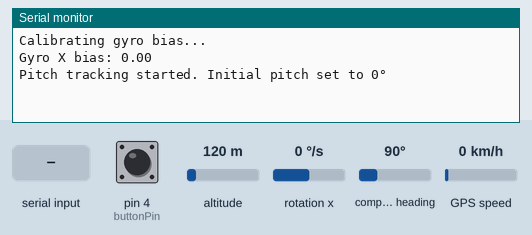
This sketch was run on a simulated Arduino Uno, built with avr-gcc and run on an emulated ATmega328P. Shown: the last lines printed to the serial monitor. Wiring (inferred from the names in the program): MPU-6050 motion sensor at I2C address 0x68. Inputs (shaded band) come from the test bench; at power-on: rotation x 0 °/s, pin 4 (buttonPin) HIGH, altitude 120 m, compass heading 90°, GPS speed 0 km/h. The GPS gets a fix after 3 s at 37.7749, -122.4194 with 8 satellites.

Above: at 2.4 s.
2.5 s: rotation x set to -192 °/s
At 3.8 s:
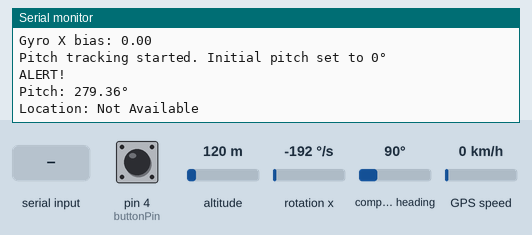
4.2 s: pin 4 (buttonPin) pulled LOW for 1 s
At 5.8 s:
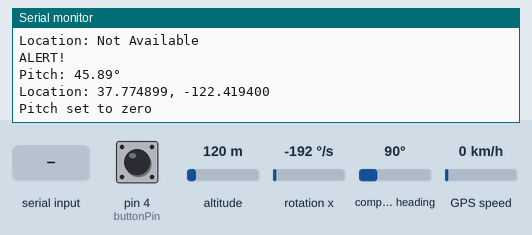
6.7 s: "1" received over the second serial link
8.2 s: altitude set to 20 m
At 9.1 s:
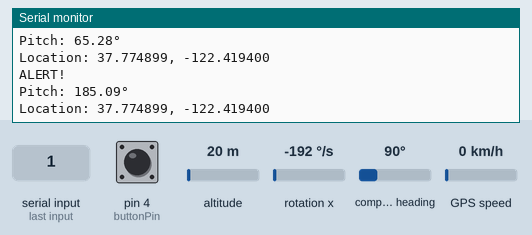
9.7 s: compass heading set to 7°
At 10.7 s:
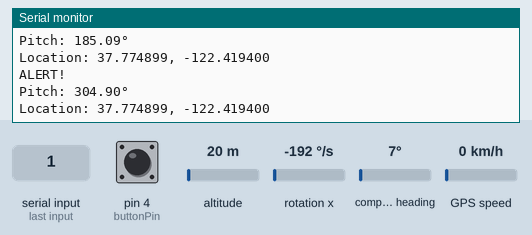
11.2 s: GPS speed set to 2 km/h
At 12.2 s:
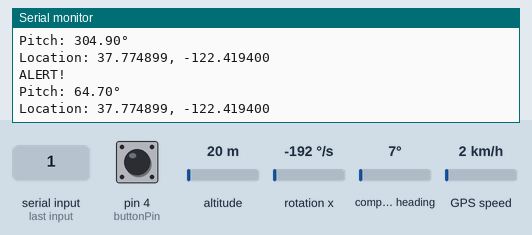
Timing chart, 0 to 13.7 s (numbered marks = the images above; inputs shaded):
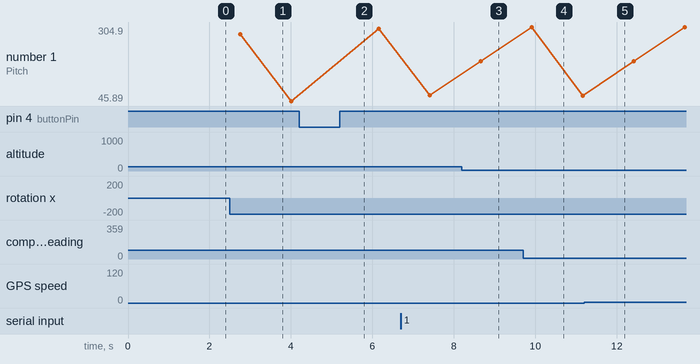

Measured:
- after the input at 2.5 s, the serial monitor: prints a new line after 0.25 s (image 1)
- after the input at 4.2 s, the serial monitor: prints a new line after 1.0 s (image 2)
- plotted number 1: 45.89 → 299.33 after the input at 4.2 s

The sketch:

INVT...TEST1.ino
```cpp
#include <Wire.h>
#include <SoftwareSerial.h>
#include <TinyGPS++.h>

// ================== MODULE PINS ==================
const int MPU_addr = 0x68;          // MPU6050 I2C address
SoftwareSerial BT(2, 3);            // RX, TX (Arduino:2 → HC-05 TX, 3 → HC-05 RX with divider)
SoftwareSerial gpsSerial(8, 9);     // GPS: RX=8 (connect to GPS TX), TX=9 (connect to GPS RX)
const int buttonPin = 4;            // Button to reset pitch

// ================== MPU6050 VARIABLES ==================
float pitch = 0.0;
float gyroBiasX = 0.0;
int calibrationSamples = 500;
unsigned long lastTime = 0;

// ================== GPS VARIABLES ==================
TinyGPSPlus gps;
double latitude = 0.0, longitude = 0.0;

// ================== SAFETY THRESHOLDS ==================
const float PITCH_THRESHOLD_MIN = 30.0;  // Lower safe limit
const float PITCH_THRESHOLD_MAX = 310.0; // Upper safe limit

// ================== SETUP ==================
void setup() {
    Wire.begin();
    BT.begin(38400);
    gpsSerial.begin(9600);
    Serial.begin(9600);  // Added for Serial Monitor output

    pinMode(buttonPin, INPUT_PULLUP);  // Button connected to GND

    // Wake up MPU6050
    Wire.beginTransmission(MPU_addr);
    Wire.write(0x6B);   // PWR_MGMT_1 register
    Wire.write(0);      // Wake up
    Wire.endTransmission(true);

    Serial.println("Calibrating gyro bias...");
    calibrateGyro();
    lastTime = millis();
    Serial.println("Pitch tracking started. Initial pitch set to 0°");
}

// ================== LOOP ==================
void loop() {
    // --- Check push button ---
    if (digitalRead(buttonPin) == LOW) {
        pitch = 0;
        Serial.println("Pitch set to zero");
        BT.println("Pitch set to zero");
        delay(500);
    }

    // --- Read gyro X ---
    Wire.beginTransmission(MPU_addr);
    Wire.write(0x43);
    Wire.endTransmission(false);
    Wire.requestFrom(MPU_addr, 2, true);
    int16_t rawGyX = Wire.read() << 8 | Wire.read();

    // --- Time delta ---
    unsigned long currentTime = millis();
    float dt = (currentTime - lastTime) / 1000.0;
    lastTime = currentTime;

    // --- Convert gyro to deg/s ---
    float gyroX_deg = ((float)rawGyX - gyroBiasX) / 131.0;

    // --- Integrate pitch ---
    pitch += gyroX_deg * dt;

    // --- Wrap pitch to 0–360° ---
    if (pitch < 0) pitch += 360;
    if (pitch >= 360) pitch -= 360;

    // --- Read GPS data ---
    while (gpsSerial.available() > 0) {
        gps.encode(gpsSerial.read());
        if (gps.location.isUpdated()) {
            latitude = gps.location.lat();
            longitude = gps.location.lng();
        }
    }

    // --- Check for unsafe pitch range ---
    if (pitch >= PITCH_THRESHOLD_MIN && pitch <= PITCH_THRESHOLD_MAX) {
        String message = "ALERT!\n";
        message += "Pitch: " + String(pitch, 2) + "°\n";
        if (gps.location.isValid()) {
            message += "Location: " + String(latitude, 6) + ", " + String(longitude, 6);
        } else {
            message += "Location: Not Available";
        }
        BT.println(message);
        Serial.println(message);
        delay(1000);
    }

    delay(200);
}

// ================== GYRO CALIBRATION ==================
void calibrateGyro() {
    long sum = 0;
    for (int i = 0; i < calibrationSamples; i++) {
        Wire.beginTransmission(MPU_addr);
        Wire.write(0x43);
        Wire.endTransmission(false);
        Wire.requestFrom(MPU_addr, 2, true);
        int16_t rawGyX = Wire.read() << 8 | Wire.read();
        sum += rawGyX;
        delay(2);
    }
    gyroBiasX = (float)sum / calibrationSamples;
    Serial.print("Gyro X bias: ");
    Serial.println(gyroBiasX);
}
```
